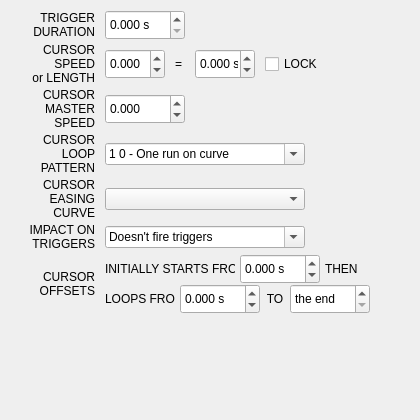
            <widget class="QWidget" name="ssTabInfoTime">
             <property name="statusTip">
              <string>Objects and time|Cursors moves according to time. You can set up:\n - speed of progression of cursors on curves\n - how cursors loops on curve (in terms of speed and position/time)\n - variation of speed (acceleration, multiple speeds according to loops)\n\n Last option is for triggers event duration. Typically, this duration is used for MIDI notes off (duration of note).</string>
             </property>
             <attribute name="title">
              <string>TIME</string>
             </attribute>
             <layout class="QVBoxLayout" name="verticalLayout_16">
              <property name="spacing">
               <number>3</number>
              </property>
              <property name="leftMargin">
               <number>10</number>
              </property>
              <property name="topMargin">
               <number>10</number>
              </property>
              <property name="rightMargin">
               <number>10</number>
              </property>
              <property name="bottomMargin">
               <number>10</number>
              </property>
              <item>
               <layout class="QHBoxLayout" name="horizontalLayout_15">
                <property name="spacing">
                 <number>10</number>
                </property>
                <item>
                 <widget class="QLabel" name="triggerOffLabel">
                  <property name="minimumSize">
                   <size>
                    <width>85</width>
                    <height>20</height>
                   </size>
                  </property>
                  <property name="maximumSize">
                   <size>
                    <width>85</width>
                    <height>16777215</height>
                   </size>
                  </property>
                  <property name="text">
                   <string>TRIGGER
DURATION</string>
                  </property>
                  <property name="alignment">
                   <set>Qt::AlignRight|Qt::AlignTrailing|Qt::AlignVCenter</set>
                  </property>
                  <property name="wordWrap">
                   <bool>true</bool>
                  </property>
                  <property name="buddy">
                   <cstring>triggerOffSpin</cstring>
                  </property>
                 </widget>
                </item>
                <item>
                 <widget class="QDoubleSpinBox" name="triggerOffSpin">
                  <property name="minimumSize">
                   <size>
                    <width>80</width>
                    <height>30</height>
                   </size>
                  </property>
                  <property name="maximumSize">
                   <size>
                    <width>80</width>
                    <height>16777215</height>
                   </size>
                  </property>
                  <property name="toolTip">
                   <string>Changes the duration of a trigger event</string>
                  </property>
                  <property name="suffix">
                   <string notr="true"> s</string>
                  </property>
                  <property name="decimals">
                   <number>3</number>
                  </property>
                  <property name="maximum">
                   <double>999999.000000000000000</double>
                  </property>
                  <property name="singleStep">
                   <double>0.100000000000000</double>
                  </property>
                 </widget>
                </item>
                <item>
                 <spacer name="horizontalSpacer_6">
                  <property name="orientation">
                   <enum>Qt::Horizontal</enum>
                  </property>
                  <property name="sizeHint" stdset="0">
                   <size>
                    <width>40</width>
                    <height>1</height>
                   </size>
                  </property>
                 </spacer>
                </item>
               </layout>
              </item>
              <item>
               <layout class="QHBoxLayout" name="horizontalLayout_21">
                <property name="spacing">
                 <number>10</number>
                </property>
                <item>
                 <widget class="QLabel" name="cursorSpeedLabel">
                  <property name="minimumSize">
                   <size>
                    <width>85</width>
                    <height>20</height>
                   </size>
                  </property>
                  <property name="maximumSize">
                   <size>
                    <width>85</width>
                    <height>16777215</height>
                   </size>
                  </property>
                  <property name="text">
                   <string>CURSOR SPEED
or LENGTH</string>
                  </property>
                  <property name="alignment">
                   <set>Qt::AlignRight|Qt::AlignTrailing|Qt::AlignVCenter</set>
                  </property>
                  <property name="wordWrap">
                   <bool>true</bool>
                  </property>
                  <property name="buddy">
                   <cstring>speedSpin</cstring>
                  </property>
                 </widget>
                </item>
                <item>
                 <widget class="QDoubleSpinBox" name="speedSpin">
                  <property name="minimumSize">
                   <size>
                    <width>60</width>
                    <height>30</height>
                   </size>
                  </property>
                  <property name="maximumSize">
                   <size>
                    <width>60</width>
                    <height>16777215</height>
                   </size>
                  </property>
                  <property name="toolTip">
                   <string>Changes the cursor speed in terms of factor of global playback speed (1.00 = score playback speed)</string>
                  </property>
                  <property name="suffix">
                   <string notr="true"/>
                  </property>
                  <property name="decimals">
                   <number>3</number>
                  </property>
                  <property name="minimum">
                   <double>-999999.000000000000000</double>
                  </property>
                  <property name="maximum">
                   <double>999999.000000000000000</double>
                  </property>
                  <property name="singleStep">
                   <double>0.100000000000000</double>
                  </property>
                 </widget>
                </item>
                <item>
                 <widget class="QLabel" name="cursorSpeedLabel_2">
                  <property name="minimumSize">
                   <size>
                    <width>10</width>
                    <height>20</height>
                   </size>
                  </property>
                  <property name="maximumSize">
                   <size>
                    <width>10</width>
                    <height>16777215</height>
                   </size>
                  </property>
                  <property name="text">
                   <string notr="true">=</string>
                  </property>
                 </widget>
                </item>
                <item>
                 <widget class="QDoubleSpinBox" name="cursorLengthSpin">
                  <property name="minimumSize">
                   <size>
                    <width>60</width>
                    <height>30</height>
                   </size>
                  </property>
                  <property name="maximumSize">
                   <size>
                    <width>60</width>
                    <height>16777215</height>
                   </size>
                  </property>
                  <property name="toolTip">
                   <string>Changes the duration of one run of the cursor on its curve</string>
                  </property>
                  <property name="suffix">
                   <string notr="true"> s</string>
                  </property>
                  <property name="decimals">
                   <number>3</number>
                  </property>
                  <property name="minimum">
                   <double>-999999.000000000000000</double>
                  </property>
                  <property name="maximum">
                   <double>999999.000000000000000</double>
                  </property>
                  <property name="singleStep">
                   <double>0.100000000000000</double>
                  </property>
                 </widget>
                </item>
                <item>
                 <widget class="QCheckBox" name="cursorSpeedLock">
                  <property name="toolTip">
                   <string>Locks cursor speed to a specific duration on curve (even if curve length changes in the future)</string>
                  </property>
                  <property name="text">
                   <string>LOCK</string>
                  </property>
                  <property name="checked">
                   <bool>false</bool>
                  </property>
                 </widget>
                </item>
                <item>
                 <spacer name="horizontalSpacer_3">
                  <property name="orientation">
                   <enum>Qt::Horizontal</enum>
                  </property>
                  <property name="sizeHint" stdset="0">
                   <size>
                    <width>40</width>
                    <height>1</height>
                   </size>
                  </property>
                 </spacer>
                </item>
               </layout>
              </item>
              <item>
               <layout class="QHBoxLayout" name="horizontalLayout_23">
                <property name="spacing">
                 <number>10</number>
                </property>
                <item>
                 <widget class="QLabel" name="speedFLabel">
                  <property name="minimumSize">
                   <size>
                    <width>85</width>
                    <height>20</height>
                   </size>
                  </property>
                  <property name="maximumSize">
                   <size>
                    <width>85</width>
                    <height>16777215</height>
                   </size>
                  </property>
                  <property name="text">
                   <string>CURSOR
MASTER SPEED</string>
                  </property>
                  <property name="alignment">
                   <set>Qt::AlignRight|Qt::AlignTrailing|Qt::AlignVCenter</set>
                  </property>
                  <property name="wordWrap">
                   <bool>true</bool>
                  </property>
                  <property name="buddy">
                   <cstring>speedFSpin</cstring>
                  </property>
                 </widget>
                </item>
                <item>
                 <widget class="QDoubleSpinBox" name="speedFSpin">
                  <property name="minimumSize">
                   <size>
                    <width>80</width>
                    <height>30</height>
                   </size>
                  </property>
                  <property name="maximumSize">
                   <size>
                    <width>80</width>
                    <height>16777215</height>
                   </size>
                  </property>
                  <property name="toolTip">
                   <string>Applies a last factor on cursor speed (1.00 = no changes)</string>
                  </property>
                  <property name="suffix">
                   <string notr="true"/>
                  </property>
                  <property name="decimals">
                   <number>3</number>
                  </property>
                  <property name="minimum">
                   <double>-999999.000000000000000</double>
                  </property>
                  <property name="maximum">
                   <double>999999.000000000000000</double>
                  </property>
                  <property name="singleStep">
                   <double>0.100000000000000</double>
                  </property>
                 </widget>
                </item>
                <item>
                 <spacer name="horizontalSpacer_10">
                  <property name="orientation">
                   <enum>Qt::Horizontal</enum>
                  </property>
                  <property name="sizeHint" stdset="0">
                   <size>
                    <width>40</width>
                    <height>1</height>
                   </size>
                  </property>
                 </spacer>
                </item>
               </layout>
              </item>
              <item>
               <layout class="QHBoxLayout" name="horizontalLayout_19">
                <property name="spacing">
                 <number>10</number>
                </property>
                <item>
                 <widget class="QLabel" name="patternLabel">
                  <property name="minimumSize">
                   <size>
                    <width>85</width>
                    <height>20</height>
                   </size>
                  </property>
                  <property name="maximumSize">
                   <size>
                    <width>85</width>
                    <height>16777215</height>
                   </size>
                  </property>
                  <property name="text">
                   <string>CURSOR
LOOP PATTERN</string>
                  </property>
                  <property name="alignment">
                   <set>Qt::AlignRight|Qt::AlignTrailing|Qt::AlignVCenter</set>
                  </property>
                  <property name="wordWrap">
                   <bool>true</bool>
                  </property>
                  <property name="buddy">
                   <cstring>patternLine</cstring>
                  </property>
                 </widget>
                </item>
                <item>
                 <widget class="QComboBox" name="patternLine">
                  <property name="minimumSize">
                   <size>
                    <width>200</width>
                    <height>22</height>
                   </size>
                  </property>
                  <property name="maximumSize">
                   <size>
                    <width>200</width>
                    <height>16777215</height>
                   </size>
                  </property>
                  <property name="toolTip">
                   <string>Defines the &quot;speed pattern&quot; of the cursor. Speeds are applied consecutively on each loop or run of the cursor on the curve.</string>
                  </property>
                  <property name="editable">
                   <bool>true</bool>
                  </property>
                  <property name="sizeAdjustPolicy">
                   <enum>QComboBox::AdjustToContents</enum>
                  </property>
                  <item>
                   <property name="text">
                    <string>1 0 - One run on curve</string>
                   </property>
                  </item>
                  <item>
                   <property name="text">
                    <string>1 - Loop on curve</string>
                   </property>
                  </item>
                  <item>
                   <property name="text">
                    <string>1 -1 0 - Single roundtrip on curve </string>
                   </property>
                  </item>
                  <item>
                   <property name="text">
                    <string>1 -1 - Loop roundtrip on curve </string>
                   </property>
                  </item>
                  <item>
                   <property name="text">
                    <string>1 2 0 - One normal run, another at double speed</string>
                   </property>
                  </item>
                 </widget>
                </item>
                <item>
                 <spacer name="horizontalSpacer_12">
                  <property name="orientation">
                   <enum>Qt::Horizontal</enum>
                  </property>
                  <property name="sizeHint" stdset="0">
                   <size>
                    <width>40</width>
                    <height>1</height>
                   </size>
                  </property>
                 </spacer>
                </item>
               </layout>
              </item>
              <item>
               <layout class="QHBoxLayout" name="horizontalLayout_20">
                <property name="spacing">
                 <number>10</number>
                </property>
                <item>
                 <widget class="QLabel" name="easingLabel">
                  <property name="minimumSize">
                   <size>
                    <width>85</width>
                    <height>20</height>
                   </size>
                  </property>
                  <property name="maximumSize">
                   <size>
                    <width>85</width>
                    <height>16777215</height>
                   </size>
                  </property>
                  <property name="text">
                   <string>CURSOR
EASING CURVE</string>
                  </property>
                  <property name="alignment">
                   <set>Qt::AlignRight|Qt::AlignTrailing|Qt::AlignVCenter</set>
                  </property>
                  <property name="wordWrap">
                   <bool>true</bool>
                  </property>
                  <property name="buddy">
                   <cstring>patternLine</cstring>
                  </property>
                 </widget>
                </item>
                <item>
                 <widget class="QComboBox" name="easingCombo">
                  <property name="minimumSize">
                   <size>
                    <width>200</width>
                    <height>22</height>
                   </size>
                  </property>
                  <property name="maximumSize">
                   <size>
                    <width>200</width>
                    <height>16777215</height>
                   </size>
                  </property>
                  <property name="toolTip">
                   <string>Manages cursor acceleration on the curve (beta)</string>
                  </property>
                 </widget>
                </item>
                <item>
                 <spacer name="horizontalSpacer_13">
                  <property name="orientation">
                   <enum>Qt::Horizontal</enum>
                  </property>
                  <property name="sizeHint" stdset="0">
                   <size>
                    <width>40</width>
                    <height>1</height>
                   </size>
                  </property>
                 </spacer>
                </item>
               </layout>
              </item>
              <item>
               <layout class="QHBoxLayout" name="horizontalLayout_39">
                <property name="spacing">
                 <number>10</number>
                </property>
                <item>
                 <widget class="QLabel" name="fireTriggersLabel">
                  <property name="minimumSize">
                   <size>
                    <width>85</width>
                    <height>20</height>
                   </size>
                  </property>
                  <property name="maximumSize">
                   <size>
                    <width>85</width>
                    <height>16777215</height>
                   </size>
                  </property>
                  <property name="text">
                   <string>IMPACT ON TRIGGERS</string>
                  </property>
                  <property name="alignment">
                   <set>Qt::AlignRight|Qt::AlignTrailing|Qt::AlignVCenter</set>
                  </property>
                  <property name="wordWrap">
                   <bool>true</bool>
                  </property>
                  <property name="buddy">
                   <cstring>patternLine</cstring>
                  </property>
                 </widget>
                </item>
                <item>
                 <widget class="QComboBox" name="fireTriggers">
                  <property name="minimumSize">
                   <size>
                    <width>200</width>
                    <height>22</height>
                   </size>
                  </property>
                  <property name="maximumSize">
                   <size>
                    <width>200</width>
                    <height>16777215</height>
                   </size>
                  </property>
                  <property name="toolTip">
                   <string>Defines the &quot;speed pattern&quot; of the cursor. Speeds are applied consecutively on each loop or run of the cursor on the curve.</string>
                  </property>
                  <property name="editable">
                   <bool>true</bool>
                  </property>
                  <property name="sizeAdjustPolicy">
                   <enum>QComboBox::AdjustToContents</enum>
                  </property>
                  <item>
                   <property name="text">
                    <string>Doesn't fire triggers</string>
                   </property>
                  </item>
                  <item>
                   <property name="text">
                    <string>Fires only triggers of the same group</string>
                   </property>
                  </item>
                  <item>
                   <property name="text">
                    <string>Fires all triggers</string>
                   </property>
                  </item>
                 </widget>
                </item>
                <item>
                 <spacer name="horizontalSpacer_29">
                  <property name="orientation">
                   <enum>Qt::Horizontal</enum>
                  </property>
                  <property name="sizeHint" stdset="0">
                   <size>
                    <width>40</width>
                    <height>1</height>
                   </size>
                  </property>
                 </spacer>
                </item>
               </layout>
              </item>
              <item>
               <layout class="QHBoxLayout" name="horizontalLayout_22">
                <property name="spacing">
                 <number>10</number>
                </property>
                <item>
                 <widget class="QLabel" name="offsetLabel">
                  <property name="minimumSize">
                   <size>
                    <width>85</width>
                    <height>20</height>
                   </size>
                  </property>
                  <property name="maximumSize">
                   <size>
                    <width>85</width>
                    <height>16777215</height>
                   </size>
                  </property>
                  <property name="text">
                   <string>CURSOR
OFFSETS</string>
                  </property>
                  <property name="alignment">
                   <set>Qt::AlignRight|Qt::AlignTrailing|Qt::AlignVCenter</set>
                  </property>
                  <property name="wordWrap">
                   <bool>true</bool>
                  </property>
                  <property name="buddy">
                   <cstring>offsetInitialSpin</cstring>
                  </property>
                 </widget>
                </item>
                <item>
                 <layout class="QVBoxLayout" name="verticalLayout_15">
                  <property name="spacing">
                   <number>0</number>
                  </property>
                  <item>
                   <layout class="QHBoxLayout" name="horizontalLayout_3">
                    <property name="spacing">
                     <number>5</number>
                    </property>
                    <item>
                     <widget class="QLabel" name="offsetLabel1">
                      <property name="sizePolicy">
                       <sizepolicy hsizetype="Minimum" vsizetype="Fixed">
                        <horstretch>0</horstretch>
                        <verstretch>0</verstretch>
                       </sizepolicy>
                      </property>
                      <property name="minimumSize">
                       <size>
                        <width>75</width>
                        <height>20</height>
                       </size>
                      </property>
                      <property name="maximumSize">
                       <size>
                        <width>130</width>
                        <height>16777215</height>
                       </size>
                      </property>
                      <property name="text">
                       <string>INITIALLY STARTS FROM</string>
                      </property>
                     </widget>
                    </item>
                    <item>
                     <widget class="QDoubleSpinBox" name="offsetInitialSpin">
                      <property name="minimumSize">
                       <size>
                        <width>60</width>
                        <height>30</height>
                       </size>
                      </property>
                      <property name="maximumSize">
                       <size>
                        <width>80</width>
                        <height>16777215</height>
                       </size>
                      </property>
                      <property name="toolTip">
                       <string>Changes initial position/time of the cursor on the curve for the first run. Negative value is a delay before starting the run.</string>
                      </property>
                      <property name="suffix">
                       <string notr="true"> s</string>
                      </property>
                      <property name="decimals">
                       <number>3</number>
                      </property>
                      <property name="minimum">
                       <double>-999999.000000000000000</double>
                      </property>
                      <property name="maximum">
                       <double>999999.000000000000000</double>
                      </property>
                      <property name="singleStep">
                       <double>0.100000000000000</double>
                      </property>
                     </widget>
                    </item>
                    <item>
                     <widget class="QLabel" name="offsetLabel2_2">
                      <property name="sizePolicy">
                       <sizepolicy hsizetype="Fixed" vsizetype="Preferred">
                        <horstretch>0</horstretch>
                        <verstretch>0</verstretch>
                       </sizepolicy>
                      </property>
                      <property name="minimumSize">
                       <size>
                        <width>35</width>
                        <height>20</height>
                       </size>
                      </property>
                      <property name="maximumSize">
                       <size>
                        <width>35</width>
                        <height>16777215</height>
                       </size>
                      </property>
                      <property name="text">
                       <string>THEN</string>
                      </property>
                      <property name="wordWrap">
                       <bool>false</bool>
                      </property>
                     </widget>
                    </item>
                    <item>
                     <spacer name="horizontalSpacer_5">
                      <property name="orientation">
                       <enum>Qt::Horizontal</enum>
                      </property>
                      <property name="sizeHint" stdset="0">
                       <size>
                        <width>40</width>
                        <height>1</height>
                       </size>
                      </property>
                     </spacer>
                    </item>
                   </layout>
                  </item>
                  <item>
                   <layout class="QHBoxLayout" name="horizontalLayout_2">
                    <property name="spacing">
                     <number>5</number>
                    </property>
                    <item>
                     <widget class="QLabel" name="offsetLabel2">
                      <property name="sizePolicy">
                       <sizepolicy hsizetype="Fixed" vsizetype="Preferred">
                        <horstretch>0</horstretch>
                        <verstretch>0</verstretch>
                       </sizepolicy>
                      </property>
                      <property name="minimumSize">
                       <size>
                        <width>70</width>
                        <height>20</height>
                       </size>
                      </property>
                      <property name="maximumSize">
                       <size>
                        <width>60</width>
                        <height>16777215</height>
                       </size>
                      </property>
                      <property name="text">
                       <string>LOOPS FROM</string>
                      </property>
                      <property name="wordWrap">
                       <bool>false</bool>
                      </property>
                     </widget>
                    </item>
                    <item>
                     <widget class="QDoubleSpinBox" name="offsetStartSpin">
                      <property name="minimumSize">
                       <size>
                        <width>60</width>
                        <height>30</height>
                       </size>
                      </property>
                      <property name="maximumSize">
                       <size>
                        <width>80</width>
                        <height>16777215</height>
                       </size>
                      </property>
                      <property name="toolTip">
                       <string>Changes loop starting position/time of the cursor on the curve for each run</string>
                      </property>
                      <property name="suffix">
                       <string notr="true"> s</string>
                      </property>
                      <property name="decimals">
                       <number>3</number>
                      </property>
                      <property name="minimum">
                       <double>-999999.000000000000000</double>
                      </property>
                      <property name="maximum">
                       <double>999999.000000000000000</double>
                      </property>
                      <property name="singleStep">
                       <double>0.100000000000000</double>
                      </property>
                     </widget>
                    </item>
                    <item>
                     <widget class="QLabel" name="offsetLabel3">
                      <property name="minimumSize">
                       <size>
                        <width>20</width>
                        <height>20</height>
                       </size>
                      </property>
                      <property name="maximumSize">
                       <size>
                        <width>20</width>
                        <height>16777215</height>
                       </size>
                      </property>
                      <property name="text">
                       <string>TO</string>
                      </property>
                      <property name="alignment">
                       <set>Qt::AlignCenter</set>
                      </property>
                     </widget>
                    </item>
                    <item>
                     <widget class="QDoubleSpinBox" name="offsetEndSpin">
                      <property name="minimumSize">
                       <size>
                        <width>60</width>
                        <height>30</height>
                       </size>
                      </property>
                      <property name="maximumSize">
                       <size>
                        <width>80</width>
                        <height>16777215</height>
                       </size>
                      </property>
                      <property name="toolTip">
                       <string>Changes loop ending position/time of the cursor on the curve for each run</string>
                      </property>
                      <property name="specialValueText">
                       <string>the end</string>
                      </property>
                      <property name="suffix">
                       <string notr="true">s</string>
                      </property>
                      <property name="decimals">
                       <number>3</number>
                      </property>
                      <property name="minimum">
                       <double>0.000000000000000</double>
                      </property>
                      <property name="maximum">
                       <double>9999999.000000000000000</double>
                      </property>
                      <property name="singleStep">
                       <double>0.100000000000000</double>
                      </property>
                     </widget>
                    </item>
                    <item>
                     <spacer name="horizontalSpacer">
                      <property name="orientation">
                       <enum>Qt::Horizontal</enum>
                      </property>
                      <property name="sizeHint" stdset="0">
                       <size>
                        <width>40</width>
                        <height>1</height>
                       </size>
                      </property>
                     </spacer>
                    </item>
                   </layout>
                  </item>
                 </layout>
                </item>
               </layout>
              </item>
              <item>
               <spacer name="verticalSpacer_3">
                <property name="orientation">
                 <enum>Qt::Vertical</enum>
                </property>
                <property name="sizeHint" stdset="0">
                 <size>
                  <width>20</width>
                  <height>96</height>
                 </size>
                </property>
               </spacer>
              </item>
             </layout>
            </widget>
